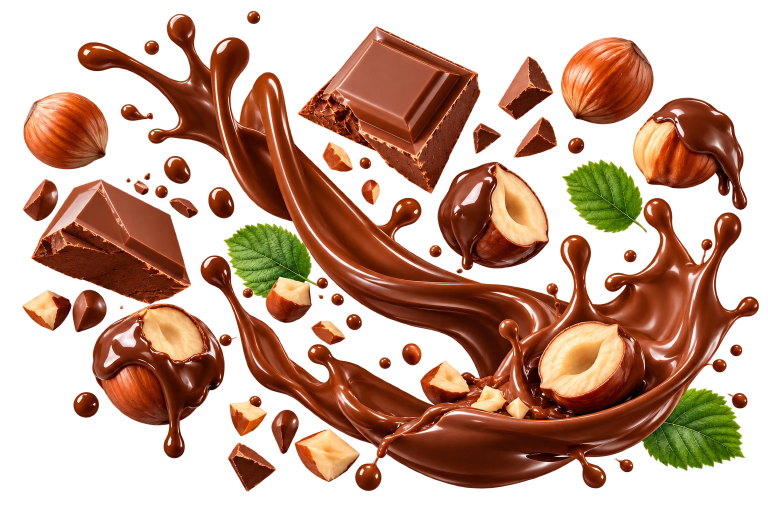
#> input picture assets-src/reference/flavours/chocolate-hazelnut.webp, 1536 x 1024 px (shown at 1/2 size); its folder holds only this picture in this run
$ python split-flavour-elements.py
#> lines starting #> are read from the running program, lines starting #| are printed output that depends on the picture; after the words box and inside, x2 and y2 are one past the last pixel; in counts of white or black regions, pixels touching at a corner belong together
"""
Splits each flavour artwork (assets-src/reference/flavours/<id>.webp, transparent
cut-outs) into its separate elements — splashes, nuts, chunks, leaves, drops — so
the home page's flavour scene can place each one at its own depth.

  python3 scripts/split-flavour-elements.py

Writes public/assets/flavours/<id>.webp (the artwork, used as a texture atlas),
<id>-ids.png (half-resolution element-id map), plus src/data/flavour-elements.json
(per flavour: one rect per element in atlas pixels, its area, id, and whether it
is a large "splash" or a small "piece").
"""
import json, os
import numpy as np
from PIL import Image, ImageDraw, ImageFilter

ROOT = os.path.join(os.path.dirname(os.path.abspath(__file__)), '..')
SRC = os.path.join(ROOT, 'assets-src/reference/flavours')
OUT = os.path.join(ROOT, 'public/assets/flavours')
os.makedirs(OUT, exist_ok=True)
MAX_PIECES = 46
MANIFEST = os.path.join(ROOT, 'src/data/flavour-elements.json')
manifest = {}


def label_runs(mask):
    """8-connected components via row runs + union-find; returns [ymin, ymax, xmin, xmax, pixels] each."""
    parent = []

    def find(i):
        while parent[i] != i:
            parent[i] = parent[parent[i]]
            i = parent[i]
        return i

    runs = []
    prev = []
    for y in range(mask.shape[0]):
        d = np.diff(np.concatenate(([0], mask[y].astype(np.int8), [0])))
        starts = np.nonzero(d == 1)[0].tolist()
        ends = np.nonzero(d == -1)[0].tolist()  # exclusive
        cur = []
        j = 0
        for x0, x1 in zip(starts, ends):
            rid = len(parent)
            parent.append(rid)
            while j < len(prev) and prev[j][1] < x0:  # prev run ends (exclusive) before x0-1
                j += 1
            k = j
            while k < len(prev) and prev[k][0] <= x1:
                ra, rb = find(rid), find(prev[k][2])
                if ra != rb:
                    parent[ra] = rb
                k += 1
            cur.append((x0, x1, rid))
            runs.append((y, x0, x1, rid))
        prev = cur
    comps = {}
    lab = np.zeros(mask.shape, np.int32)
    for y, x0, x1, rid in runs:
        r = find(rid)
        lab[y, x0:x1] = r + 1
        c = comps.get(r)
        if c is None:
            comps[r] = [y, y, x0, x1 - 1, x1 - x0]
        else:
            c[0] = min(c[0], y); c[1] = max(c[1], y); c[2] = min(c[2], x0); c[3] = max(c[3], x1 - 1); c[4] += x1 - x0
    return [(r + 1, *c) for r, c in comps.items()], lab

for name in sorted(os.listdir(SRC)):
    if not name.endswith(('.webp', '.png')):
        continue
    fid = os.path.splitext(name)[0]
    im = Image.open(os.path.join(SRC, name)).convert('RGBA')
#> im is the input picture: PIL image 1536x1024 RGBA; mean R, G, B, A 84.8, 43.3, 23.7, 127.7
    W, H = im.size
    # label at half resolution; a 1px dilation keeps drips attached to their splash
    s = 2
    a = im.getchannel('A').resize((W // s, H // s), Image.BILINEAR).filter(ImageFilter.MaxFilter(3))
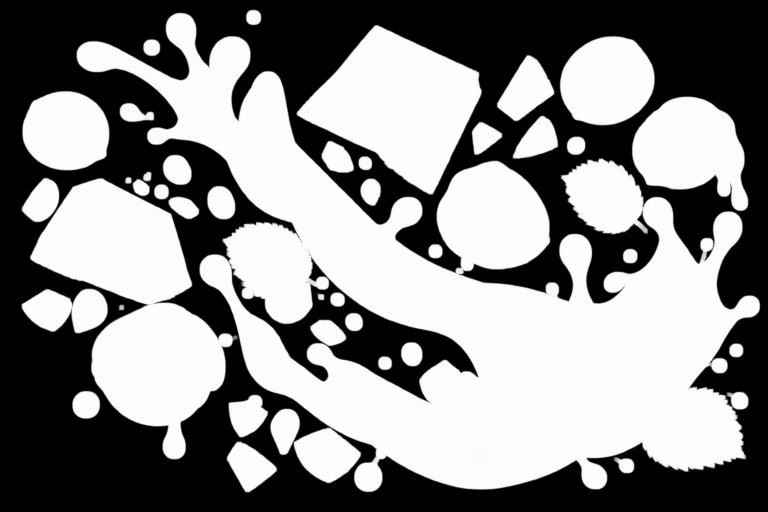
#> a: PIL image 768x512 L; min 0, max 254, mean 136.3
    mask = (np.asarray(a) > 40)
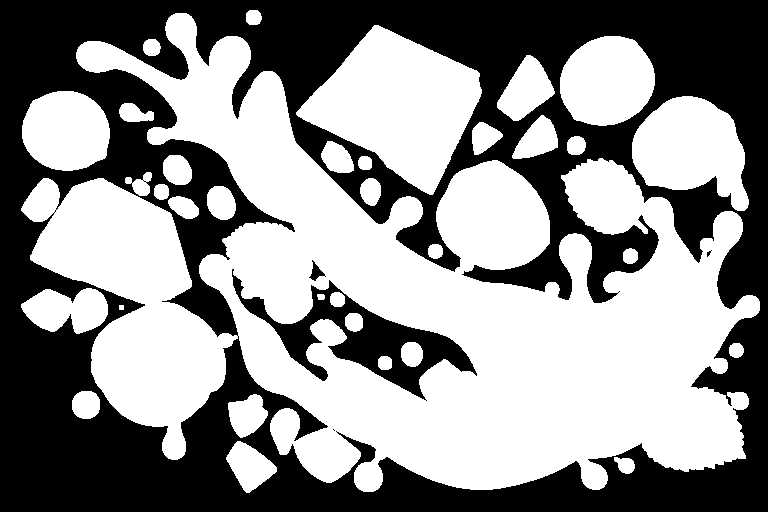
#> mask: shape (512, 768) bool; 55.3% white; 5 black regions (2 under 20 px), largest, box (x1, y1, x2, y2) and area: (0, 0, 768, 512) 167272, (232, 269, 477, 401) 8293, (309, 260, 326, 281) 140
    elements = []
    comps, lab = label_runs(mask)
#> the loop in label_runs, `for y in range(mask.shape[0]):` made 512 passes
#> (starts, ends) on passes 11 to 13: ([249], [258]), ([248], [259]), ([247], [260])
#> after the loop in label_runs, `for y in range(mask.shape[0]):`: parent = 3212 values, max 3021 at index 3013, min 0 at index 0, mean 1297; runs = 3212 items, first 6: (10, 249, 258, 0), (11, 248, 259, 1), (12, 247, 260, 2), (13, 175, 187, 3), (13, 246, 261, 4), (14, 173, 189, 5)
#> the loop in label_runs, `for y, x0, x1, rid in runs:` made 3212 passes
#> (y, x0, x1, r) on passes 2, 3, 5: (11, 248, 259, 0), (12, 247, 260, 0), (13, 246, 261, 0)
#> after the loop in label_runs, `for y, x0, x1, rid in runs:`:
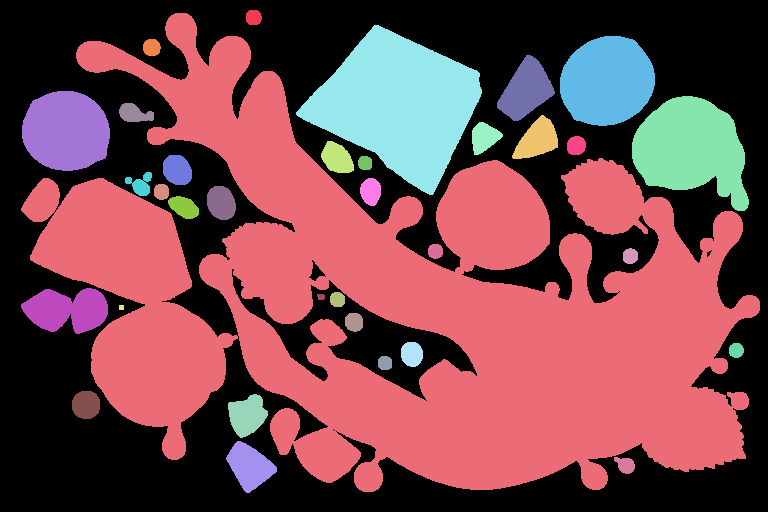
#> lab: shape (512, 768) int32; 35 distinct labels, from 0 to 3022; one colour per label, 0 black
#> after the loop in label_runs, `for y, x0, x1, rid in runs:`: comps = 34 items
#> comps = 34 items, first 6: (1, 10, 24, 246, 261, 206), (2684, 13, 491, 21, 759, 161718), (29, 25, 194, 296, 481, 17296), (53, 36, 125, 560, 654, 6713), (62, 39, 55, 143, 160, 251), (161, 55, 120, 497, 554, 2173)
    for (root, ymin, ymax, xmin, xmax, px) in comps:
        area = px * s * s
        if area < 260:  # dust
            continue
        pad = 3
        x0, x1 = max(0, xmin * s - pad), min(W, (xmax + 1) * s + pad)
        y0, y1 = max(0, ymin * s - pad), min(H, (ymax + 1) * s + pad)
        elements.append({'x': int(x0), 'y': int(y0), 'w': int(x1 - x0), 'h': int(y1 - y0), 'area': int(area), 'root': root})
#> this loop made 34 passes
#> (root, ymin, ymax, xmin, xmax, px, area, x0) on passes 1 to 8: (1, 10, 24, 246, 261, 206, 824, 489), (2684, 13, 491, 21, 759, 161718, 646872, 39), (29, 25, 194, 296, 481, 17296, 69184, 589), (53, 36, 125, 560, 654, 6713, 26852, 1117), (62, 39, 55, 143, 160, 251, 1004, 283), (161, 55, 120, 497, 554, 2173, 8692, 991), (361, 91, 170, 22, 109, 5640, 22560, 41), (397, 96, 210, 632, 748, 8833, 35332, 1261)
#> after the loop, elements = 32 items
    elements.sort(key=lambda e: -e['area'])
    total = W * H
    splash = [e for e in elements if e['area'] > total * 0.035]
#> splash = 2 items
    pieces = [e for e in elements if e['area'] <= total * 0.035][:MAX_PIECES]
#> pieces = 30 items
    for e in splash:
        e['kind'] = 'splash'
#> this loop made 2 passes
    for e in pieces:
        e['kind'] = 'piece'
#> this loop made 30 passes
    kept = splash + pieces
#> kept = 32 items
    # ID map: each pixel holds its element's id (1..n, 0 = none). The scene discards
    # any texel whose id isn't the card's own, so a piece never shows twice.
    remap = np.zeros(lab.max() + 1, np.uint8)
    for i, e in enumerate(kept):
        e['id'] = i + 1
        remap[e.pop('root')] = i + 1
#> this loop made 32 passes
#> after the loop, remap = 3023 values, max 32 at index 853, min 0 at index 0, mean 0.175
    for e in elements:
        e.pop('root', None)
    Image.fromarray(remap[lab], 'L').save(os.path.join(OUT, fid + '-ids.png'), optimize=True)
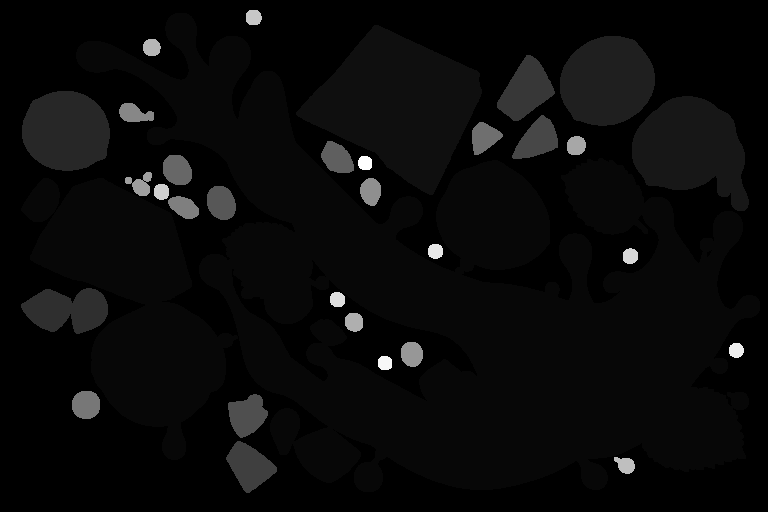
#> saved as chocolate-hazelnut-ids.png: PIL image 768x512 L; min 0, max 32, mean 1.3; drawn with min black and max white
    manifest[fid] = {'width': W, 'height': H, 'elements': kept}
    im.save(os.path.join(OUT, fid + '.webp'), quality=84, alpha_quality=90, method=6)
    print(f'{fid:24s} splash={len(splash)} pieces={len(pieces)} (of {len(elements)})  {os.path.getsize(os.path.join(OUT, fid + ".webp"))//1024} KB')
#| chocolate-hazelnut       splash=2 pieces=30 (of 32)  323 KB

with open(MANIFEST, 'w') as fh:
    json.dump(manifest, fh, separators=(',', ':'))
print('manifest →', os.path.relpath(MANIFEST, ROOT))

$ run again, on assets-src/reference/flavours/rich-milk-chocolate.webp
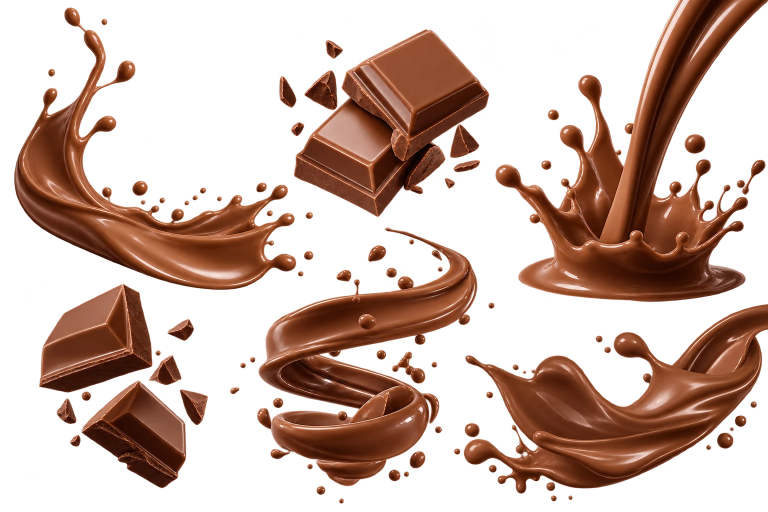
#> input picture assets-src/reference/flavours/rich-milk-chocolate.webp, 1536 x 1024 px (shown at 1/2 size)
#> im is the input picture: PIL image 1536x1024 RGBA; mean R, G, B, A 63.2, 31.8, 20.2, 98.5
#> mask: shape (512, 768) bool; 43.6% white; 56 white regions, largest, box (x1, y1, x2, y2) and area: (494, 0, 768, 303) 38344, (453, 303, 768, 495) 30031, (256, 226, 479, 487) 28950
#> the loop in label_runs, `for y in range(mask.shape[0]):` made 512 passes
#> (starts, ends) on passes 1 to 3: ([677], [768]), ([676], [768]), ([675], [768])
#> after the loop in label_runs, `for y in range(mask.shape[0]):`: parent = 3091 values, max 3073 at index 3073, min 0 at index 1, mean 1259.4; runs = 3091 items, first 6: (0, 677, 768, 0), (1, 676, 768, 1), (2, 675, 768, 2), (3, 675, 768, 3), (4, 674, 767, 4), (5, 674, 766, 5)
#> the loop in label_runs, `for y, x0, x1, rid in runs:` made 3091 passes
#> (y, x0, x1, r) on passes 2 to 4: (1, 676, 768, 1429), (2, 675, 768, 1429), (3, 675, 768, 1429)
#> after the loop in label_runs, `for y, x0, x1, rid in runs:`:
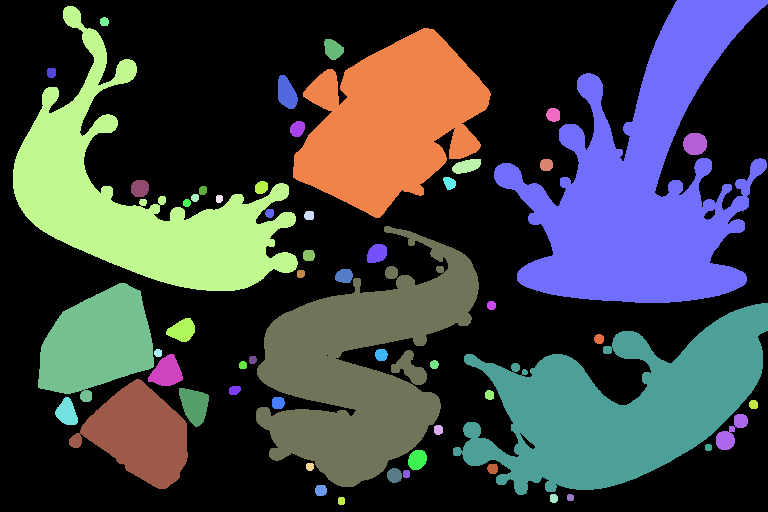
#> lab: shape (512, 768) int32; 57 distinct labels, from 0 to 3074; one colour per label, 0 black
#> after the loop in label_runs, `for y, x0, x1, rid in runs:`: comps = 56 items
#> `comps, lab = label_runs(mask)`: comps = 56 items, first 6: (1430, 0, 302, 494, 767, 38344), (1548, 6, 290, 13, 297, 26178), (30, 17, 25, 100, 108, 68), (62, 28, 217, 293, 490, 22758), (95, 39, 59, 324, 343, 301), (211, 68, 77, 47, 55, 82)
#> the loop `for (root, ymin, ymax, xmin, xmax, px) in comps:` made 56 passes
#> (root, ymin, ymax, xmin, xmax, px, area, x0) on passes 1 to 8: (1430, 0, 302, 494, 767, 38344, 153376, 985), (1548, 6, 290, 13, 297, 26178, 104712, 23), (30, 17, 25, 100, 108, 68, 272, 197), (62, 28, 217, 293, 490, 22758, 91032, 583), (95, 39, 59, 324, 343, 301, 1204, 645), (211, 68, 77, 47, 55, 82, 328, 91), (257, 75, 108, 278, 297, 484, 1936, 553), (487, 108, 121, 546, 559, 161, 644, 1089)
#> after the loop `for (root, ymin, ymax, xmin, xmax, px) in comps:`: elements = 42 items
#> splash = 5 items
#> pieces = 37 items
#> the loop `for e in splash:` made 5 passes
#> the loop `for e in pieces:` made 37 passes
#> kept = 42 items
#> the loop `for i, e in enumerate(kept):` made 42 passes
#> after the loop `for i, e in enumerate(kept):`: remap = 3075 values, max 42 at index 2129, min 0 at index 0, mean 0.294
#> the loop `for e in elements:` made 42 passes
#> `Image.fromarray(remap[lab], 'L').save(os.path.join(OUT, fid + '-ids.pn..`:
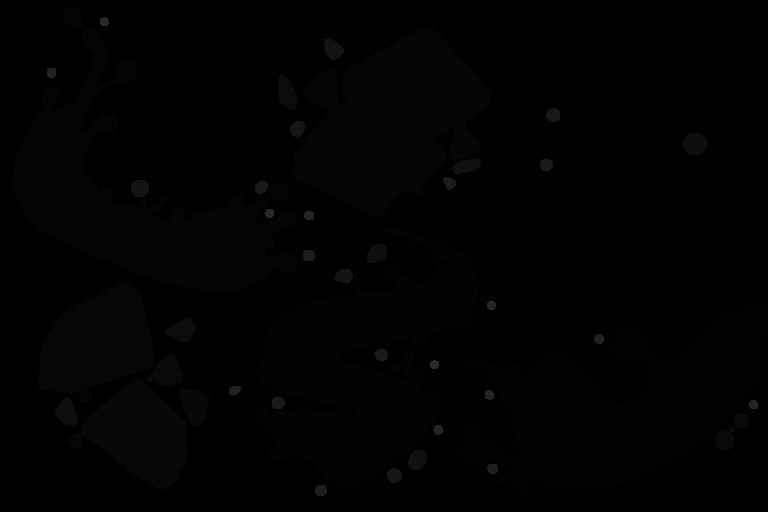
#> saved as rich-milk-chocolate-ids.png: PIL image 768x512 L; min 0, max 42, mean 1.7
#| rich-milk-chocolate      splash=5 pieces=37 (of 42)  285 KB
